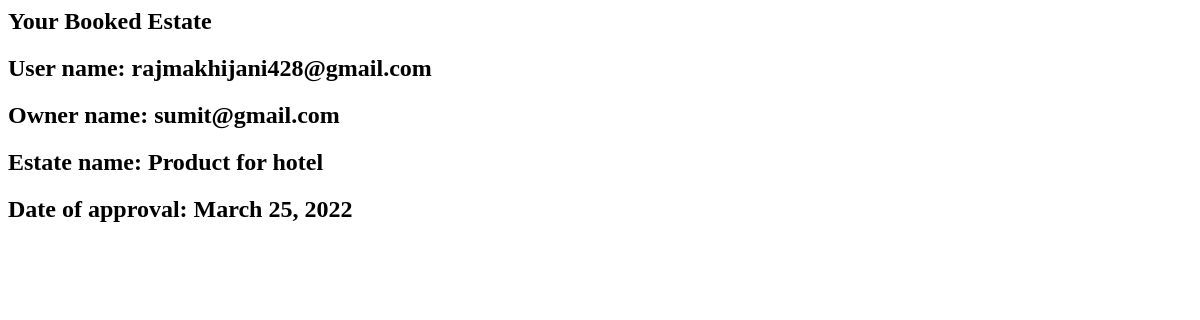
Before: /getdetails/23/ (signed in) with the older database file.
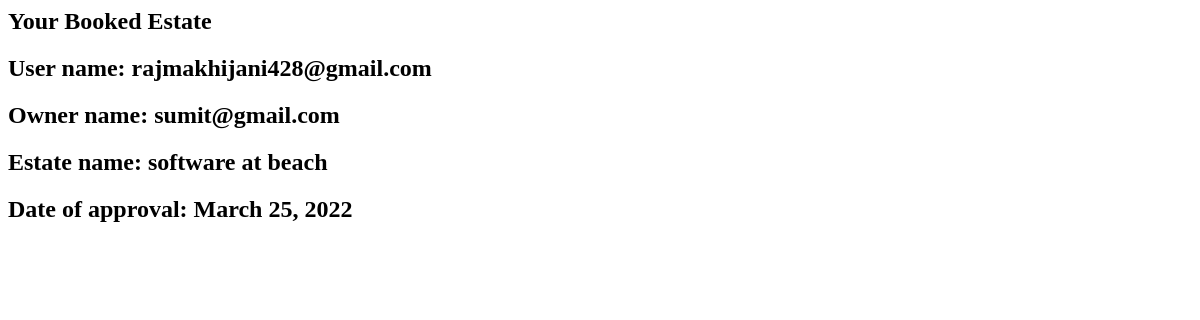
After: the same page with the newer database file.
### mainapp/models.py (models this page shows, shortened)
class Booking(models.Model):
    user_id=models.ForeignKey(UserRegistration,on_delete=models.CASCADE)
    owner_id=models.ForeignKey(OwnerDetails,on_delete=models.CASCADE,null=True)
    prop_id=models.ForeignKey(ListingModel,on_delete=models.CASCADE)
    document=models.FileField(upload_to='file/')
    boked=models.BooleanField(default=False)
    date=models.DateField(null=True)

class ListingModel(models.Model):
    email_id = models.CharField(max_length=50,blank=True, null=True)
    view_count = models.IntegerField(default = 0)
    title = models.CharField(max_length=50)
    address = models.TextField(max_length=200)
    beds_qty = models.IntegerField(default=0)
    baths_qty = models.IntegerField(default=0)
    sqrft = models.IntegerField(default=0)
    price = models.IntegerField(default=0)
    image = models.ImageField(upload_to = "images/")
    video=models.FileField(upload_to="video/",default='',null=True,blank=True)
    description = models.TextField(max_length=500)
    country = models.CharField("Area",max_length=50)
    city_type = models.CharField(max_length=50)
    property_id = models.IntegerField(default=0)
    rooms = models.IntegerField(default=0)
    AC = models.BooleanField(default=False)
    builtin_wardrobe = models.BooleanField(default=False)
    dish_washer = models.BooleanField(default=False)
    floor_covering = models.BooleanField(default=False)
    medical = models.BooleanField(default=False)
    fencing = models.BooleanField(default=False)
    internet = models.BooleanField(default=False)
    verified = models.BooleanField(default=False)
    available = models.BooleanField(default=True)
    def __str__(self):
        return self.title

class UserRegistration(models.Model):
    full_name = models.CharField(max_length = 50)
    mobile_num = models.IntegerField()
    email_id = models.EmailField(unique=True)
    password = models.CharField(max_length=50)
    is_approved=models.BooleanField(default=False)
    def __str__(self):
        return self.email_id

class OwnerDetails(models.Model):
    Ownername=models.CharField(max_length=30)
    Owneremail=models.EmailField(unique=True)
    Ownerphone=models.PositiveIntegerField()
    Ownerstate=models.CharField(max_length=30)
    password=models.CharField(max_length=10)
    Amount=models.IntegerField(default=1)
    Approved=models.BooleanField(default=False)
    def __str__(self):
        return self.Owneremail

### mainapp/views.py (the view)
# urls.py: path('getdetails/<int:id>/',getdetails,name='getdetails'),
def getdetails(request,id):
    if 'User_email' in request.session.keys():
        user_model = UserRegistration.objects.get(email_id=request.session['User_email'])
        prod=Booking.objects.get(id=id)
        print(prod.id)
        return render(request,'getdetails.html',{'prod':prod})
    else:
        return redirect('login')

### mainapp/templates/getdetails.html
<html>
    <head>
        <h2>Your Booked Estate</h2>
    </head>
    <body>
        <p><h2>User name: {{ prod.user_id }}</h2></p>
        <p><h2>Owner name: {{ prod.owner_id }}</h2></p>
        <p><h2>Estate name: {{ prod.prop_id }}</h2></p>
        <p><h2>Date of approval: {{ prod.date }}</h2></p>
    </body>
</html>

Changed rows visible on the page:
changed through a linked row, Booking "rajmakhijani428@gmail.com": prop_id "Product for hotel" → "software at beach"
